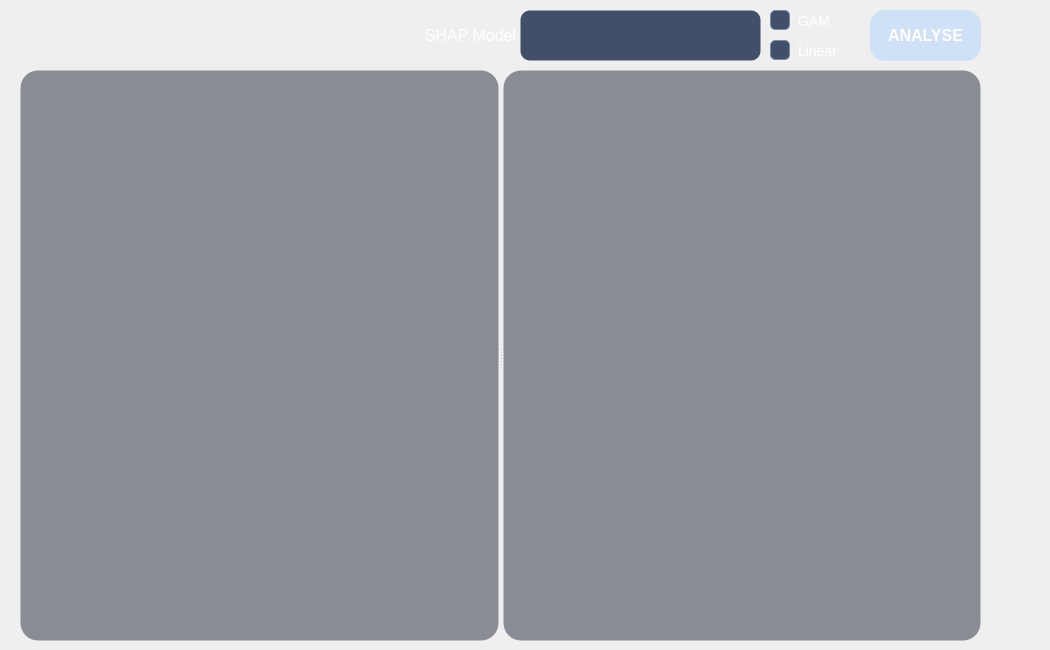
     <widget class="QWidget" name="pg_eval">
      <property name="styleSheet">
       <string notr="true"/>
      </property>
      <widget class="QComboBox" name="cmb_eval_shap_model">
       <property name="geometry">
        <rect>
         <x>520</x>
         <y>10</y>
         <width>241</width>
         <height>51</height>
        </rect>
       </property>
       <property name="font">
        <font>
         <family>Arial</family>
         <pointsize>-1</pointsize>
         <italic>false</italic>
         <bold>false</bold>
         <hintingpreference>PreferDefaultHinting</hintingpreference>
        </font>
       </property>
       <property name="styleSheet">
        <string notr="true">/* ==================== QLineEdit ==================== */
QLineEdit
{
	font: 12pt &quot;Arial&quot;;
	background-color: rgba(66, 79, 104, 1);
	border: 1px solid transparent;   /* 与 SpinBox 保持一致，避免尺寸跳动 */
	border-radius: 10px;
	font-size: 14px;
	color: rgb(255, 255, 255);
	padding-left: 0px;             /* 文本左侧留出舒适边距 */
	padding-right: 0px;
	min-height: 20px;
	selection-background-color: #3478e8;
	selection-color: #ffffff;
}

QLineEdit:hover
{
	background-color: rgb(74, 88, 115);   /* 悬浮时略微变亮 */
	border: 1px solid #3478e8;

}

QLineEdit:focus
{
	border: 1px solid #3478e8;
}

QLineEdit:disabled
{
	background-color: #f6f7f9;
	color: #9498a0;
	border: 1px solid transparent;
}

QLineEdit[echoMode=&quot;2&quot;]   /* 密码框也保持一致 */
{
	lineedit-password-character: 9679;
}


/* ==================== QComboBox ==================== */
QComboBox
{
	font: 12pt &quot;Arial&quot;;
	background-color: rgba(66, 79, 104, 1);
	border: 1px solid transparent;
	border-radius: 10px;
	font-size: 14px;
	color: rgb(255, 255, 255);
	padding-left: 0px;
	padding-right: 0px;            /* 右侧给下拉箭头留空间 */
	min-height: 20px;
}

QComboBox:hover
{
	background-color: rgb(74, 88, 115);   /* 悬浮时略微变亮 */
	border: 1px solid #3478e8;}

QComboBox:focus
{
	border: 1px solid #3478e8;
}

QComboBox:disabled
{
	background-color: #f6f7f9;
	color: #9498a0;
	border: 1px solid transparent;
}

/* 下拉箭头区域（右侧按钮） */
QComboBox::drop-down
{
	subcontrol-origin: padding;
	subcontrol-position: center right;
	width: 28px;
	border: none;
	border-top-right-radius: 10px;
	border-bottom-right-radius: 10px;
	background: transparent;
}

QComboBox::drop-down:hover
{
	background-color: rgb(37, 52, 81);
}

QComboBox::drop-down:pressed
{
	background-color: rgb(204, 204, 204);
}

/* 下拉箭头图标 */
QComboBox::down-arrow
{
	image: url(:/icons/down_arrow.svg);
	width: 14px;
	height: 14px;
}

QComboBox::down-arrow:disabled
{
	image: url(:/icons/down_arrow.svg);
	opacity: 0.4;
}

/* 可编辑 ComboBox 的文本区 */
QComboBox QAbstractItemView,
QComboBox QLineEdit
{
	background-color: rgba(66, 79, 104, 1);
	color: rgb(255, 255, 255);
	border-radius: 10px;
	selection-background-color: #3478e8;
	selection-color: #ffffff;
}

/* 下拉列表弹出框 */
QComboBox QAbstractItemView
{
	background-color: rgba(66, 79, 104, 1);
	color: rgb(255, 255, 255);
	border: 1px solid #3478e8;
	border-radius: 8px;
	selection-background-color: #3478e8;
	selection-color: #ffffff;
	outline: none;
	padding: 4px;
}

QComboBox QAbstractItemView::item
{
	min-height: 24px;
	padding-left: 8px;
	border-radius: 6px;
}

QComboBox QAbstractItemView::item:hover
{
	background-color: rgb(37, 52, 81);
}

QComboBox QAbstractItemView::item:selected
{
	background-color: #3478e8;
	color: #ffffff;
}
/* ==================== 深色滚动条（与 QPlainTextEdit 统一） ==================== */
QComboBox QScrollBar:vertical {
    width:10px;
    background: rgba(35, 41, 54, 0.35);
    border-radius:4px;
    margin:2px 0px;
}
QComboBox QScrollBar::handle:vertical {
    background: rgba(150, 165, 190, 0.55);
    border-radius:4px;
    min-height:28px;
    margin:1px;
}
QComboBox QScrollBar::handle:vertical:hover {
    background: rgba(120, 170, 230, 0.85);  
}
QComboBox QScrollBar::handle:vertical:pressed {
    background: rgba(70, 130, 210, 1.0);   
}

QComboBox QScrollBar::sub-line:vertical,
QComboBox QScrollBar::add-line:vertical {
    height:0px;
background: none;
}
QComboBox QScrollBar::sub-page:vertical,
QComboBox QScrollBar::add-page:vertical {
    background:none;
}

QComboBox QScrollBar:horizontal {
    height:10px;
    background: rgba(35, 41, 54, 0.35);
    border-radius:4px;
    margin:0px 2px;
}
QComboBox QScrollBar::handle:horizontal {
    background: rgba(150, 165, 190, 0.55);
    border-radius:4px;
    min-width:28px;
    margin:1px;
}
QComboBox QScrollBar::handle:horizontal:hover {
    background: rgba(120, 170, 230, 0.85);
}
QComboBox QScrollBar::handle:horizontal:pressed {
    background: rgba(70, 130, 210, 1.0);
}

QComboBox QScrollBar::sub-line:horizontal,
QComboBox QScrollBar::add-line:horizontal {
    width:0px;
    background: none;

}
QComboBox QScrollBar::sub-page:horizontal,
QComboBox QScrollBar::add-page:horizontal {
    background:none;
}
</string>
       </property>
       <property name="editable">
        <bool>false</bool>
       </property>
       <property name="currentText">
        <string/>
       </property>
       <property name="placeholderText">
        <string/>
       </property>
      </widget>
      <widget class="QLabel" name="label_52">
       <property name="geometry">
        <rect>
         <x>420</x>
         <y>0</y>
         <width>101</width>
         <height>71</height>
        </rect>
       </property>
       <property name="font">
        <font>
         <family>Arial</family>
        </font>
       </property>
       <property name="styleSheet">
        <string notr="true">background:transparent;</string>
       </property>
       <property name="text">
        <string>&lt;html&gt;&lt;head/&gt;&lt;body&gt;&lt;p align=&quot;center&quot;&gt;&lt;span style=&quot; font-size:12pt; color:#ffffff;&quot;&gt;SHAP Model&lt;/span&gt;&lt;/p&gt;&lt;/body&gt;&lt;/html&gt;</string>
       </property>
      </widget>
      <widget class="QPushButton" name="btn_eval_analyse">
       <property name="geometry">
        <rect>
         <x>870</x>
         <y>10</y>
         <width>111</width>
         <height>51</height>
        </rect>
       </property>
       <property name="font">
        <font>
         <family>Arial</family>
         <pointsize>12</pointsize>
         <bold>true</bold>
        </font>
       </property>
       <property name="styleSheet">
        <string notr="true">    QPushButton {
        background-color: rgba(168, 208, 255, 0.45);
        border-radius: 15px;
        color: #ffffff;
        text-align: center;
    }
    QPushButton:hover   { background-color: #3b8bca; }
    QPushButton:pressed { background-color: #1b6bAA; padding-top:8px;
                          padding-left:2px; padding-bottom:2px; }
    QPushButton:disabled { background-color: rgba(66, 79, 104, 0.5); }
</string>
       </property>
       <property name="text">
        <string>ANALYSE</string>
       </property>
       <property name="icon">
        <iconset resource="../../py/Anaconda3/Scripts/res.qrc">
         <normaloff>:/icons/analyse.svg</normaloff>:/icons/analyse.svg</iconset>
       </property>
       <property name="iconSize">
        <size>
         <width>25</width>
         <height>25</height>
        </size>
       </property>
      </widget>
      <widget class="QCheckBox" name="chk_eval_gam">
       <property name="geometry">
        <rect>
         <x>770</x>
         <y>10</y>
         <width>71</width>
         <height>21</height>
        </rect>
       </property>
       <property name="font">
        <font>
         <family>Arial</family>
         <pointsize>-1</pointsize>
         <italic>false</italic>
         <bold>false</bold>
        </font>
       </property>
       <property name="styleSheet">
        <string notr="true">/* ==================== QCheckBox ==================== */
QCheckBox
{
	font: 12pt &quot;Arial&quot;;
	font-size: 14px;
	color: rgb(255, 255, 255);
	spacing: 8px;                 /* 文字与小方框的间距 */
	background: transparent;      /* 复选框本身不要背景，否则会是个大色块 */
	padding: 2px 0px;
}

QCheckBox:hover
{
	color: #93C5FD;               /* 悬浮时文字变浅蓝 */
}

QCheckBox:focus
{
	color: #3478e8;               /* 聚焦时文字变品牌蓝 */
}

QCheckBox:disabled
{
	color: #9498a0;
}


/* ==================== 指示器（小方框） ==================== */
QCheckBox::indicator
{
	width: 18px;
	height: 18px;
	border: 1px solid rgb(120, 138, 172);   /* 深色背景上用略亮边框才看得见 */
	border-radius: 5px;
	background-color: rgba(66, 79, 104, 1);
}

QCheckBox::indicator:hover
{
	border: 1px solid #3478e8;
	background-color: rgb(74, 88, 115);
}

QCheckBox::indicator:pressed
{
	background-color: rgb(37, 52, 81);
}

/* 勾选状态：填充蓝色 + 显示对勾图标 */
QCheckBox::indicator:checked
{
	border: 1px solid #3478e8;
	image: url(:/icons/check.svg);
}

QCheckBox::indicator:checked:hover
{
	background-color: #2d6ad4;
	border: 1px solid #2d6ad4;
}

QCheckBox::indicator:checked:pressed
{
	background-color: #2159bd;
	border: 1px solid #2159bd;
}

/* 半选状态（三态复选框用得到） */
QCheckBox::indicator:indeterminate
{
	background-color: #3478e8;
	border: 1px solid #3478e8;
	image: url(:/icons/indeterminate.svg);
}

/* 禁用状态 */
QCheckBox::indicator:disabled
{
	background-color: #f6f7f9;
	border: 1px solid #d0d3d8;
}

QCheckBox::indicator:checked:disabled
{
	background-color: #c8ccd2;
	border: 1px solid #c8ccd2;
	image: url(:/icons/check.svg);
}</string>
       </property>
       <property name="text">
        <string>GAM</string>
       </property>
      </widget>
      <widget class="QCheckBox" name="chk_eval_linear">
       <property name="geometry">
        <rect>
         <x>770</x>
         <y>40</y>
         <width>71</width>
         <height>21</height>
        </rect>
       </property>
       <property name="font">
        <font>
         <family>Arial</family>
         <pointsize>-1</pointsize>
         <italic>false</italic>
         <bold>false</bold>
        </font>
       </property>
       <property name="styleSheet">
        <string notr="true">/* ==================== QCheckBox ==================== */
QCheckBox
{
	font: 12pt &quot;Arial&quot;;
	font-size: 14px;
	color: rgb(255, 255, 255);
	spacing: 8px;                 /* 文字与小方框的间距 */
	background: transparent;      /* 复选框本身不要背景，否则会是个大色块 */
	padding: 2px 0px;
}

QCheckBox:hover
{
	color: #93C5FD;               /* 悬浮时文字变浅蓝 */
}

QCheckBox:focus
{
	color: #3478e8;               /* 聚焦时文字变品牌蓝 */
}

QCheckBox:disabled
{
	color: #9498a0;
}


/* ==================== 指示器（小方框） ==================== */
QCheckBox::indicator
{
	width: 18px;
	height: 18px;
	border: 1px solid rgb(120, 138, 172);   /* 深色背景上用略亮边框才看得见 */
	border-radius: 5px;
	background-color: rgba(66, 79, 104, 1);
}

QCheckBox::indicator:hover
{
	border: 1px solid #3478e8;
	background-color: rgb(74, 88, 115);
}

QCheckBox::indicator:pressed
{
	background-color: rgb(37, 52, 81);
}

/* 勾选状态：填充蓝色 + 显示对勾图标 */
QCheckBox::indicator:checked
{
	border: 1px solid #3478e8;
	image: url(:/icons/check.svg);
}

QCheckBox::indicator:checked:hover
{
	background-color: #2d6ad4;
	border: 1px solid #2d6ad4;
}

QCheckBox::indicator:checked:pressed
{
	background-color: #2159bd;
	border: 1px solid #2159bd;
}

/* 半选状态（三态复选框用得到） */
QCheckBox::indicator:indeterminate
{
	background-color: #3478e8;
	border: 1px solid #3478e8;
	image: url(:/icons/check.svg);
}

/* 禁用状态 */
QCheckBox::indicator:disabled
{
	background-color: #f6f7f9;
	border: 1px solid #d0d3d8;
}

QCheckBox::indicator:checked:disabled
{
	background-color: #c8ccd2;
	border: 1px solid #c8ccd2;
	image: url(:/icons/check.svg);
}</string>
       </property>
       <property name="text">
        <string>Linear</string>
       </property>
      </widget>
      <widget class="QFrame" name="frame">
       <property name="geometry">
        <rect>
         <x>-40</x>
         <y>70</y>
         <width>1041</width>
         <height>571</height>
        </rect>
       </property>
       <property name="styleSheet">
        <string notr="true">background:transparent;</string>
       </property>
       <property name="frameShape">
        <enum>QFrame::Shape::StyledPanel</enum>
       </property>
       <property name="frameShadow">
        <enum>QFrame::Shadow::Raised</enum>
       </property>
       <widget class="QSplitter" name="spl_eval_plots">
        <property name="geometry">
         <rect>
          <x>60</x>
          <y>0</y>
          <width>961</width>
          <height>571</height>
         </rect>
        </property>
        <property name="orientation">
         <enum>Qt::Orientation::Horizontal</enum>
        </property>
        <widget class="QGraphicsView" name="gvw_eval_beeswarm">
         <property name="styleSheet">
          <string notr="true">QGraphicsView
{
    background-color: rgba(35, 41, 54, 0.5);
    border: 1px solid transparent;
    border-radius: 18px;
    padding: 4px;                        /* 图像四周留白，避免贴边 */
    font: 12pt &quot;Arial&quot;;
    font-size: 14px;
    color: rgb(255, 255, 255);
}

QGraphicsView {
    background-color: rgba(35, 41, 54, 0.5);
    border: 1px solid transparent;
    border-radius: 18px;
    font: 12pt &quot;Arial&quot;;
    font-size: 14px;
    color: rgb(255, 255, 255);
}

/* ============ 纵向滚动条 ============ */
QGraphicsView QScrollBar:vertical {
    width: 10px;
    background: rgba(35, 41, 54, 0.35);
    border-radius: 4px;
    margin: 2px 0px;
}
QGraphicsView QScrollBar::handle:vertical {
    background: rgba(150, 165, 190, 0.55);
    border-radius: 4px;
    min-height: 28px;
    margin: 1px;
}
QGraphicsView QScrollBar::handle:vertical:hover {
    background: rgba(120, 170, 230, 0.85);
}
QGraphicsView QScrollBar::handle:vertical:pressed {
    background: rgba(70, 130, 210, 1.0);
}

QGraphicsView QScrollBar::sub-line:vertical,
QGraphicsView QScrollBar::add-line:vertical {
    height: 0px;
    background: none;
}
QGraphicsView QScrollBar::sub-page:vertical,
QGraphicsView QScrollBar::add-page:vertical {
    background: none;
}

/* ============ 横向滚动条 ============ */
QGraphicsView QScrollBar:horizontal {
    height: 10px;
    background: rgba(35, 41, 54, 0.35);
    border-radius: 4px;
    margin: 0px 2px;
}
QGraphicsView QScrollBar::handle:horizontal {
    background: rgba(150, 165, 190, 0.55);
    border-radius: 4px;
    min-width: 28px;
    margin: 1px;
}
QGraphicsView QScrollBar::handle:horizontal:hover {
    background: rgba(120, 170, 230, 0.85);
}
QGraphicsView QScrollBar::handle:horizontal:pressed {
    background: rgba(70, 130, 210, 1.0);
}

QGraphicsView QScrollBar::sub-line:horizontal,
QGraphicsView QScrollBar::add-line:horizontal {
    width: 0px;
    background: none;
}
QGraphicsView QScrollBar::sub-page:horizontal,
QGraphicsView QScrollBar::add-page:horizontal {
    background: none;
}</string>
         </property>
        </widget>
        <widget class="QGraphicsView" name="gvw_eval_dependency">
         <property name="styleSheet">
          <string notr="true">QGraphicsView
{
    background-color: rgba(35, 41, 54, 0.5);
    border: 1px solid transparent;
    border-radius: 18px;
    padding: 4px;                        /* 图像四周留白，避免贴边 */
    font: 12pt &quot;Arial&quot;;
    font-size: 14px;
    color: rgb(255, 255, 255);
}

QGraphicsView {
    background-color: rgba(35, 41, 54, 0.5);
    border: 1px solid transparent;
    border-radius: 18px;
    font: 12pt &quot;Arial&quot;;
    font-size: 14px;
    color: rgb(255, 255, 255);
}

/* ============ 纵向滚动条 ============ */
QGraphicsView QScrollBar:vertical {
    width: 10px;
    background: rgba(35, 41, 54, 0.35);
    border-radius: 4px;
    margin: 2px 0px;
}
QGraphicsView QScrollBar::handle:vertical {
    background: rgba(150, 165, 190, 0.55);
    border-radius: 4px;
    min-height: 28px;
    margin: 1px;
}
QGraphicsView QScrollBar::handle:vertical:hover {
    background: rgba(120, 170, 230, 0.85);
}
QGraphicsView QScrollBar::handle:vertical:pressed {
    background: rgba(70, 130, 210, 1.0);
}

QGraphicsView QScrollBar::sub-line:vertical,
QGraphicsView QScrollBar::add-line:vertical {
    height: 0px;
    background: none;
}
QGraphicsView QScrollBar::sub-page:vertical,
QGraphicsView QScrollBar::add-page:vertical {
    background: none;
}

/* ============ 横向滚动条 ============ */
QGraphicsView QScrollBar:horizontal {
    height: 10px;
    background: rgba(35, 41, 54, 0.35);
    border-radius: 4px;
    margin: 0px 2px;
}
QGraphicsView QScrollBar::handle:horizontal {
    background: rgba(150, 165, 190, 0.55);
    border-radius: 4px;
    min-width: 28px;
    margin: 1px;
}
QGraphicsView QScrollBar::handle:horizontal:hover {
    background: rgba(120, 170, 230, 0.85);
}
QGraphicsView QScrollBar::handle:horizontal:pressed {
    background: rgba(70, 130, 210, 1.0);
}

QGraphicsView QScrollBar::sub-line:horizontal,
QGraphicsView QScrollBar::add-line:horizontal {
    width: 0px;
    background: none;
}
QGraphicsView QScrollBar::sub-page:horizontal,
QGraphicsView QScrollBar::add-page:horizontal {
    background: none;
}</string>
         </property>
        </widget>
       </widget>
      </widget>
     </widget>
